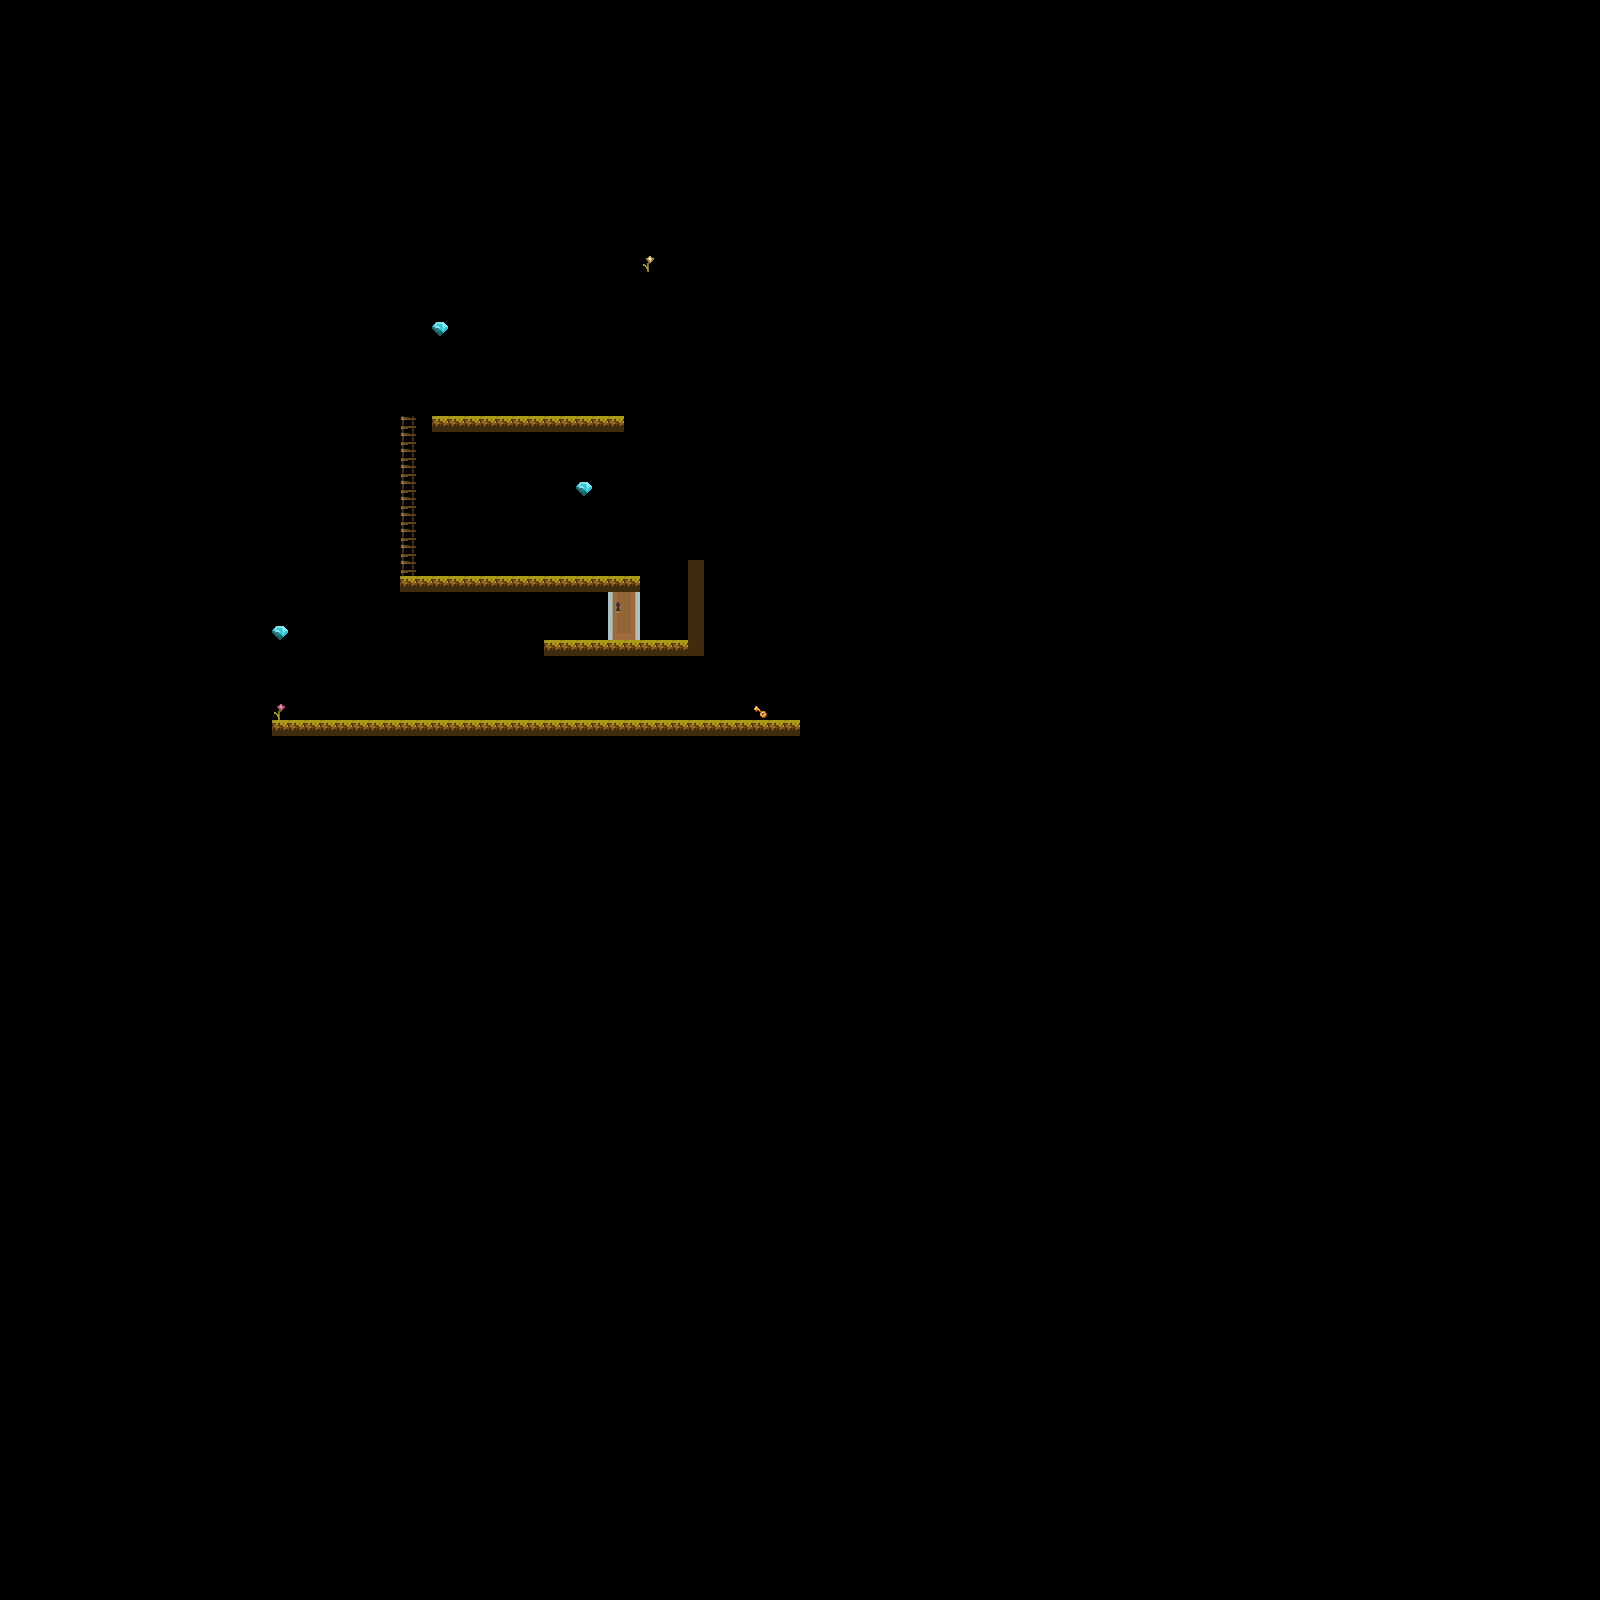

Rendered tile map (Tiled .tmx) drawn with the repository's tilesets; below, a short description and the map source with its tile grids summarised:
An orthogonal 100x100 tile map with 16x16 px tiles, 13 tile layers (Checkpoints, Coins, Hearts, Don't Touch, ...), 5 tilesets and 2 objects.

<map version="1.5" tiledversion="1.5.0" orientation="orthogonal" renderorder="left-down" width="100" height="100" tilewidth="16" tileheight="16" infinite="0" nextlayerid="16" nextobjectid="3">
 <tileset firstgid="1" name="Enviroment" tilewidth="16" tileheight="16" tilecount="1170" columns="45">
  <image source="../../images/Environment/Kauzz Forest Tiles/Enviroment.png" width="724" height="416" />
 </tileset>
 <tileset firstgid="1171" source="../../images/Animated Tiles/Diamond.tsx" />
 <tileset firstgid="1184" name="Country_village_props" tilewidth="16" tileheight="16" tilecount="252" columns="21">
  <image source="../../images/Environment/Country-village_asset_pack/1_Tileset &amp; props/Country_village_props.png" width="336" height="192" />
 </tileset>
 <tileset firstgid="1436" name="Door and key" tilewidth="32" tileheight="48" tilecount="1" columns="0">
  <grid orientation="orthogonal" width="1" height="1" />
  <tile id="2">
   <image width="32" height="48" source="../../images/Environment/doorClosed_mid.png" />
  </tile>
 </tileset>
 <tileset firstgid="1441" name="tiny_consumables" tilewidth="16" tileheight="16" tilecount="18" columns="6">
  <image source="../../images/Environment/tiny_consumables.png" width="96" height="48" />
 </tileset>
 <layer id="4" name="Checkpoints" width="100" height="100">
  <data>[10000 cells, 0 non-empty, 0 distinct tile ids]</data>
 </layer>
 <layer id="5" name="Coins" width="100" height="100">
  <data>[10000 cells, 3 non-empty, 1 distinct tile ids]</data>
 </layer>
 <layer id="6" name="Hearts" width="100" height="100">
  <data>[10000 cells, 0 non-empty, 0 distinct tile ids]</data>
 </layer>
 <layer id="7" name="Don't Touch" width="100" height="100">
  <data>[10000 cells, 0 non-empty, 0 distinct tile ids]</data>
 </layer>
 <layer id="8" name="Golden key" width="100" height="100">
  <data>[10000 cells, 1 non-empty, 1 distinct tile ids]</data>
 </layer>
 <layer id="9" name="Golden door" width="100" height="100">
  <data>[10000 cells, 1 non-empty, 1 distinct tile ids]</data>
 </layer>
 <layer id="10" name="Exit" width="100" height="100">
  <data>[10000 cells, 1 non-empty, 1 distinct tile ids]</data>
 </layer>
 <layer id="11" name="Enemy 1" width="100" height="100">
  <data>[10000 cells, 0 non-empty, 0 distinct tile ids]</data>
 </layer>
 <layer id="12" name="Enemy 0" width="100" height="100">
  <data>[10000 cells, 0 non-empty, 0 distinct tile ids]</data>
 </layer>
 <layer id="13" name="Spawn" width="100" height="100">
  <data>[10000 cells, 1 non-empty, 1 distinct tile ids]</data>
 </layer>
 <objectgroup id="14" name="Enemies" />
 <objectgroup id="3" name="Moving platforms">
  <object id="1" gid="3" x="624" y="432" width="16" height="16">
   <properties>
    <property name="boundary_bottom" type="float" value="1752" />
    <property name="boundary_top" type="float" value="1992" />
    <property name="change_y" type="float" value="1" />
   </properties>
  </object>
  <object id="2" gid="3" x="640" y="432" width="16" height="16">
   <properties>
    <property name="boundary_bottom" type="float" value="1752" />
    <property name="boundary_top" type="float" value="1992" />
    <property name="change_y" type="float" value="1" />
   </properties>
  </object>
 </objectgroup>
 <layer id="2" name="Platforms" width="100" height="100">
  <data>[10000 cells, 75 non-empty, 2 distinct tile ids]</data>
 </layer>
 <layer id="1" name="Ladders" width="100" height="100">
  <data>[10000 cells, 10 non-empty, 1 distinct tile ids]</data>
 </layer>
 <layer id="15" name="Foreground 1" width="100" height="100">
  <data>[10000 cells, 0 non-empty, 0 distinct tile ids]</data>
 </layer>
</map>
